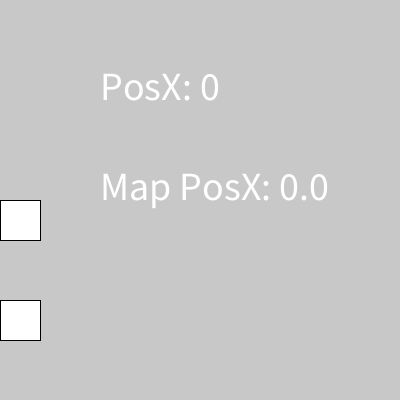
Frame 1 (no input)
Frame 60 (the mouse pressed at the canvas centre just before this capture): identical to frame 1, image omitted
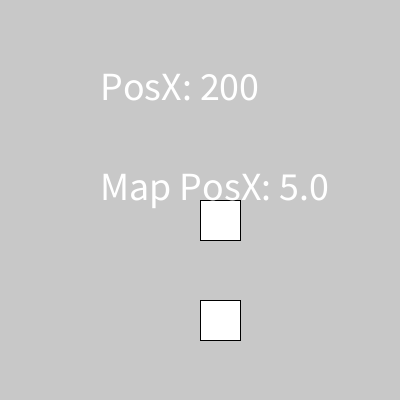
Frame 120 (the mouse held since frame 60 and released just before this capture)

The Processing sketch that drew these frames (run headless with seeded random() and noise(); from frame 60 on, the mouse is pressed at the canvas centre):

// Processing sketch: map_saltos
// ── map_saltos.pde
int posX;
float map_posX;

void setup(){
  size(400,400);
  textSize(40);
}

void draw(){
  background(200);
  rect(posX, 200, width/10, width/10);
  
  rect(map_posX * width/10, 300, width/10, width/10);
  
  text("PosX: " + posX, 100, 100);
  text("Map PosX: " + map_posX, 100, 200);
  
  posX = mouseX;
  map_posX = round(map(mouseX,0 , width, 0, 10));
  
}
